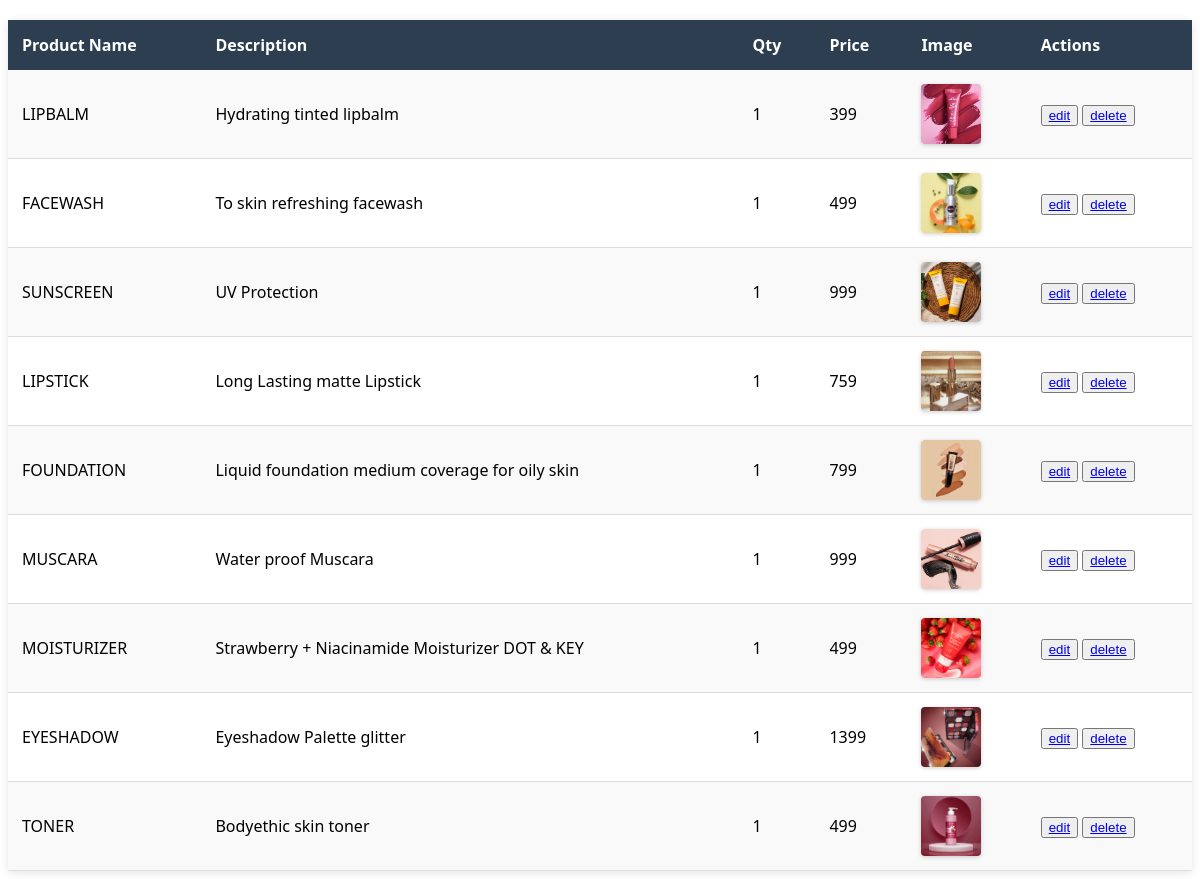
Screenshot of /product/table/ with the database file from the repository.
### backend/models.py (models this page shows)
class productTable(models.Model):
    product_name=models.CharField(max_length=50)
    description=models.CharField(max_length=100)
    qty=models.IntegerField()
    price=models.IntegerField()
    image=models.ImageField(upload_to="profile")

### backend/views.py (the view)
# urls.py: path("product/table/",table,name="table"),
def table(request):
    data=productTable.objects.all()
    return render(request,"producttable.html",{'data':data})

### backend/templates/producttable.html (shortened to what this page needs)
<table>
    <tr>
        <th>product name</th>
        <th>description</th>
        <th>qty</th>
        <th>price</th>
        <th>image</th>
        <th>actions</th>
    </tr>
    {% for i in data%}
<tr>
    <td>{{i.product_name}}</td>
    <td>{{i.description}}</td>
    <td>{{i.qty}}</td>
    <td>{{i.price}}</td>
    <td>
    {% if i.image %}
        <img src="{{ i.image.url }}">
    {% else %}
        <span>No Image</span>
    {% endif %}
</td>
    <td><button><a href="{% url 'edit' dataid=i.id %}">edit</a></button>
    <button><a href="{% url 'delete' dataid=i.id %}">delete</a></button></td>
</tr>
{% endfor %}
</table>

### backend/templates/producttable.html (style rules this page uses)
table { width: 100%; border-collapse: collapse; margin-top: 20px; font-family: 'Segoe UI', Tahoma, Geneva, Verdana, sans-serif; font-size: 16px; box-shadow: 0 2px 10px rgba(0, 0, 0, 0.1); }
th { background-color: #2c3e50; color: white; padding: 14px; text-align: left; text-transform: capitalize; }
td { padding: 14px; border-bottom: 1px solid #ddd; vertical-align: middle; }
tr:nth-child(even) { background-color: #f9f9f9; }
img { width: 60px; height: 60px; object-fit: cover; border-radius: 4px; box-shadow: 0 1px 4px rgba(0, 0, 0, 0.2); }

### rows the page displays
productTable: product_name "LIPBALM", description "Hydrating tinted lipbalm", qty "1", price "399", image (picture)
productTable: product_name "FACEWASH", description "To skin refreshing facewash", qty "1", price "499", image (picture)
productTable: product_name "SUNSCREEN", description "UV Protection", qty "1", price "999", image (picture)
productTable: product_name "LIPSTICK", description "Long Lasting matte Lipstick", qty "1", price "759", image (picture)
productTable: product_name "FOUNDATION", description "Liquid foundation medium coverage for oily skin", qty "1", price "799", image (picture)
productTable: product_name "MUSCARA", description "Water proof Muscara", qty "1", price "999", image (picture)
productTable: product_name "MOISTURIZER", description "Strawberry + Niacinamide Moisturizer DOT & KEY", qty "1", price "499", image (picture)
productTable: product_name "EYESHADOW", description "Eyeshadow Palette glitter", qty "1", price "1399", image (picture)
productTable: product_name "TONER", description "Bodyethic skin toner", qty "1", price "499", image (picture)
